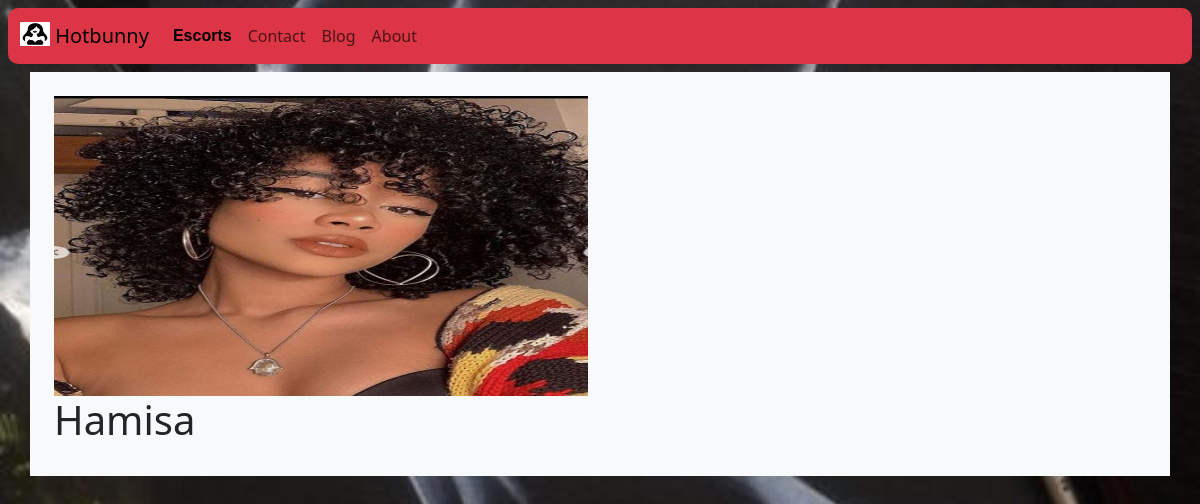
The app's page /escort/4/ with its own data.
### base/models.py (models this page shows)
class Escort(models.Model):
    first_name = models.CharField(max_length=250)
    last_name = models.CharField(max_length=250)
    description = models.CharField(max_length=250)
    location = models.ForeignKey(Area,on_delete = models.CASCADE)
    age = models.IntegerField()
    services = models.TextField()
    orientation = models.CharField(max_length = 250)
    charges = models.IntegerField()
    country = models.CharField(max_length=250)
    email = models.EmailField()
    phoneNo = models.IntegerField()
    image = models.ImageField(upload_to='media/images', height_field=None, width_field=None, max_length=None)
    updated = models.DateField(auto_now =True)
    created = models.DateTimeField(auto_now_add=True)
    def __str__(self):
        return self.first_name

### base/views.py (the view)
# urls.py: path('escort/<str:pk>/',views.individual_escort,name='view-escort')
def individual_escort(request,pk):
    escort = Escort.objects.get(id=pk)
    context = {'escort':escort}
    return render(request, 'base/escort.html',context)

### templates/base/escort.html
{% extends "main.html" %}
{% block content %}
   <div class="container bg-light p-4">
     <div class="row">
      <div class=" col-12 col-md-6" style="  border-radius:15px;">
        <div>
            <img src="{{escort.image}}" alt="" style=" height:200px; width:100%; position:relative; height:300px;">
        </div>
         <div>
            <h1>
                {{escort}}
            </h1>
         </div>
      </div>
         </div>
   </div>
{% endblock content %}

### static/css/main.css (style rules this page uses)
body { background-image: url('/static/images/sexy-art.jpg'); background-size: cover; background-position: center; background-repeat: repeat-x; width: 100%; height: 100vh; }

### records on screen
Escort: image (picture), first_name "Hamisa"
